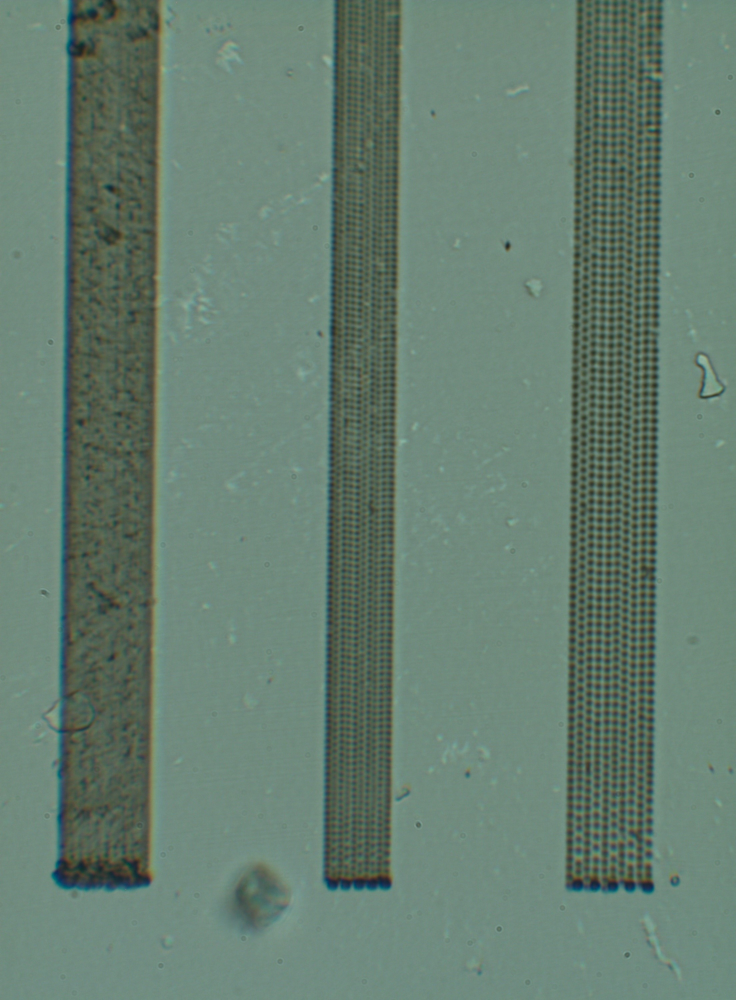
#> input picture Resources/images/Image-13.jpg, 2208 x 3000 px, given in place of test_load.png, which was not available (shown at 1/3 size)
$ jupyter execute --allow-errors Project_3_SMART_ILLUMINATION_PRELIMINAR.ipynb   (text cells are left out)
#> lines starting #> are read from the running program, lines starting #| are printed output that depends on the picture; long printed decimals are rounded; pictures that were not available may be replaced by others from this repository, and a replacement may not be noted
### RPiLedMatrix.py
# RPiLedMatrix Class
# Author: Álvaro Fernández Galiana
# Email: alvaro.fernandezgaliana@gmail.com
#
# Copyright (c) 2024 Álvaro Fernández Galiana
#
# Permission is hereby granted, free of charge, to any person obtaining a copy
# of this software and associated documentation files (the "Software"), to deal
# in the Software without restriction, including without limitation the rights
# to use, copy, modify, merge, publish, distribute, sublicense, and/or sell
# copies of the Software, and to permit persons to whom the Software is
# furnished to do so, subject to the following conditions:
#
# The above copyright notice and this permission notice shall be included in all
# copies or substantial portions of the Software.
#
# THE SOFTWARE IS PROVIDED "AS IS", WITHOUT WARRANTY OF ANY KIND, EXPRESS OR
# IMPLIED, INCLUDING BUT NOT LIMITED TO THE WARRANTIES OF MERCHANTABILITY,
# FITNESS FOR A PARTICULAR PURPOSE AND NONINFRINGEMENT. IN NO EVENT SHALL THE
# AUTHORS OR COPYRIGHT HOLDERS BE LIABLE FOR ANY CLAIM, DAMAGES OR OTHER
# LIABILITY, WHETHER IN AN ACTION OF CONTRACT, TORT OR OTHERWISE, ARISING FROM,
# OUT OF OR IN CONNECTION WITH THE SOFTWARE OR THE USE OR OTHER DEALINGS IN THE
# SOFTWARE.


import time
import spidev
import numpy as np

class RPiLedMatrix:
    """
    A class to control a 16x16 LED matrix using the Unicorn HAT HD on a Raspberry Pi.

    Methods:
        __init__(self, rotation=0)
        set_brightness(self, b)
        set_rotation(self, rot)
        off(self)
        close(self)
        on_all(self)
        on_all_color(self, color)
        set_pixel(self, x, y, color, clear=True)
        show_pixel(self, x, y, color, clear=True, brightness=None)
        set_circle(self, radius, offset_x=0, offset_y=0, color='white', half=None, outside_color=None, clear=True, filled=True)
        show_circle(self, radius, offset_x=0, offset_y=0, color='white', half=None, outside_color=None, clear=True, brightness=None, filled=True)
        set_square(self, side, offset_x=0, offset_y=0, color='white', half=None, outside_color=None, clear=True, filled=True)
        show_square(self, side, offset_x=0, offset_y=0, color='white', half=None, outside_color=None, clear=True, brightness=None, filled=True)
        set_cross(self, thickness, span, color='white', offset_x=0, offset_y=0, clear=True)
        show_cross(self, thickness, span, color='white', offset_x=0, offset_y=0, clear=True, brightness=None)
        set_half(self, half, color, clear=True)
        show_half(self, half, color, clear=True, brightness=None)
        clear(self)
        set_all(self, r, g, b)
        show(self, brightness=None)
        _get_color(self, color)
    """

    def __init__(self, rotation=0):
        """
        Initialize the LED matrix with given rotation.

        Parameters:
            rotation (int): The rotation of the display (0, 90, 180, 270).
        """
        self.__version__ = '0.0.3'

        self._spi = spidev.SpiDev()
        self._spi.open(0, 0)
        self._spi.max_speed_hz = 9000000
        self._SOF = 0x72
        self._DELAY = 1.0 / 120

        self.WIDTH = 16
        self.HEIGHT = 16

        self._rotation = rotation
        self._brightness = 0.5
        self._buf = np.zeros((self.WIDTH, self.HEIGHT, 3), dtype=int)

        # Predefined colors
        self.colors = {
            'white': (255, 255, 255),
            'red': (255, 0, 0),
            'green': (0, 255, 0),
            'blue': (0, 0, 255),
            'black': (0, 0, 0),
            'yellow': (255, 255, 0),
            'cyan': (0, 255, 255),
            'magenta': (255, 0, 255),
            'orange': (255, 165, 0),
            'purple': (128, 0, 128),
            'pink': (255, 192, 203),
            'brown': (165, 42, 42),
            'gray': (128, 128, 128),
            'lime': (0, 255, 0),
            'indigo': (75, 0, 130),
            'violet': (238, 130, 238)
        }


    # [505 lines left out: functions set_brightness, set_rotation, off, close, on_all, on_all_color and 18 more, not called in this run]


# Example usage
# [16 lines that do not run on import are left out]

### Resources/Project_3_SMART_ILLUMINATION_PRELIMINAR.ipynb
[cell 1]
import os
img_folder = "images_preliminary"
if not os.path.exists(img_folder):
    os.makedirs(img_folder)

[cell 2]
from picamera2 import Picamera2, Preview
from RPiLedMatrix import RPiLedMatrix
import time
import matplotlib.pyplot as plt
import numpy as np
from PIL import Image
import cv2

#> (a cell that did not finish here is left out)

#> (a cell that did not finish here is left out)

led_matrix.set_rotation(0)

led_matrix.check_shapes()

# Close the led matrix
led_matrix.off()
led_matrix.close()

#> (a cell that did not finish here is left out)

[cell 6]
# Define the image name to save the captured image
image_name = "test_LQ.png"

# Initialize the Picamera2 object
#> (the rest of this cell did not finish here and is left out)

[cell 7]
image_name = "test_HQ.png"

#> (the rest of this cell did not finish here and is left out)

#> (a cell that did not finish here is left out)

#> (a cell that did not finish here is left out)

[cell 10]
import matplotlib.pyplot as plt

# Plot the image using matplotlib
plt.figure(figsize=(8,8))
#> (the rest of this cell did not finish here and is left out)

#> (a cell that did not finish here is left out)

#> (a cell that did not finish here is left out)

[cell 13]
# Load an image from a path
image_name = 'test_load.png'  # Replace with the correct path to your image file
image = Image.open(os.path.join(img_folder,image_name))
#> image is the input picture: PIL image 2208x3000 RGB; mean R, G, B 102.5, 126.2, 112.5

# Convert the image to a numpy array
image_array = np.array(image)

# Plot the image using matplotlib
plt.figure(figsize=(8,8))
plt.imshow(image_array)
plt.axis('off')  # Hide the axis
plt.title(f"Loaded Image: {image_name}")
plt.show()

[cell 14]
print("Average intensity channel 1:", image_array[:,:,0].mean())
#| Average intensity channel 1: 102.528
print("Average intensity channel 2:", image_array[:,:,1].mean())
#| Average intensity channel 2: 126.162
print("Average intensity channel 3:", image_array[:,:,2].mean())
#| Average intensity channel 3: 112.539

[cell 15]
def convert_to_grayscale(image_array):
    image = Image.fromarray(image_array.astype(np.uint8))
    grayscale_image = image.convert("L")
    return np.array(grayscale_image)


# Plot the image using matplotlib
fig, ax = plt.subplots(1,2, figsize=(12,6))
ax[0].imshow(convert_to_grayscale(image_array), cmap='gray')
ax[0].axis('off')  # Hide the axis
ax[0].set_title("Grayscale Image - PILLOW")


# Plot the image using matplotlib
ax[1].imshow(cv2.cvtColor(cv2.cvtColor(image_array, cv2.COLOR_RGB2BGR), cv2.COLOR_BGR2GRAY), cmap='gray')
ax[1].axis('off')  # Hide the axis
ax[1].set_title("Grayscale Image - CV2")
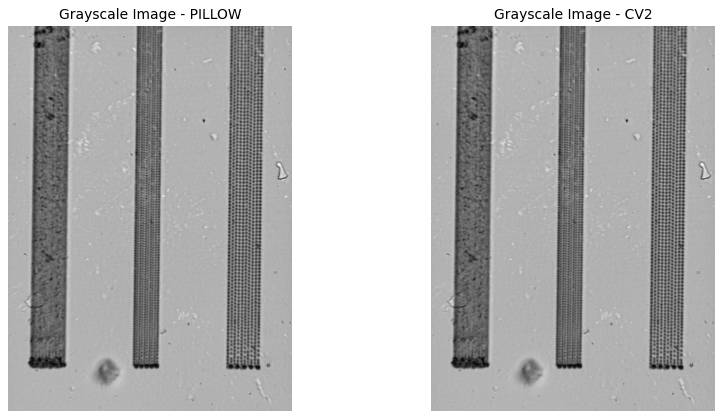
#> figure drawn by matplotlib, 2 panels

#> (a cell that did not finish here is left out)

[cell 17]
import numpy as np
import matplotlib.pyplot as plt
from PIL import Image
import os

# Function to load the image and convert it to grayscale
def load_image(image_path):
#> called with image_path = 'images_examples/tilia_stem.png'
    image = Image.open(image_path).convert('L')
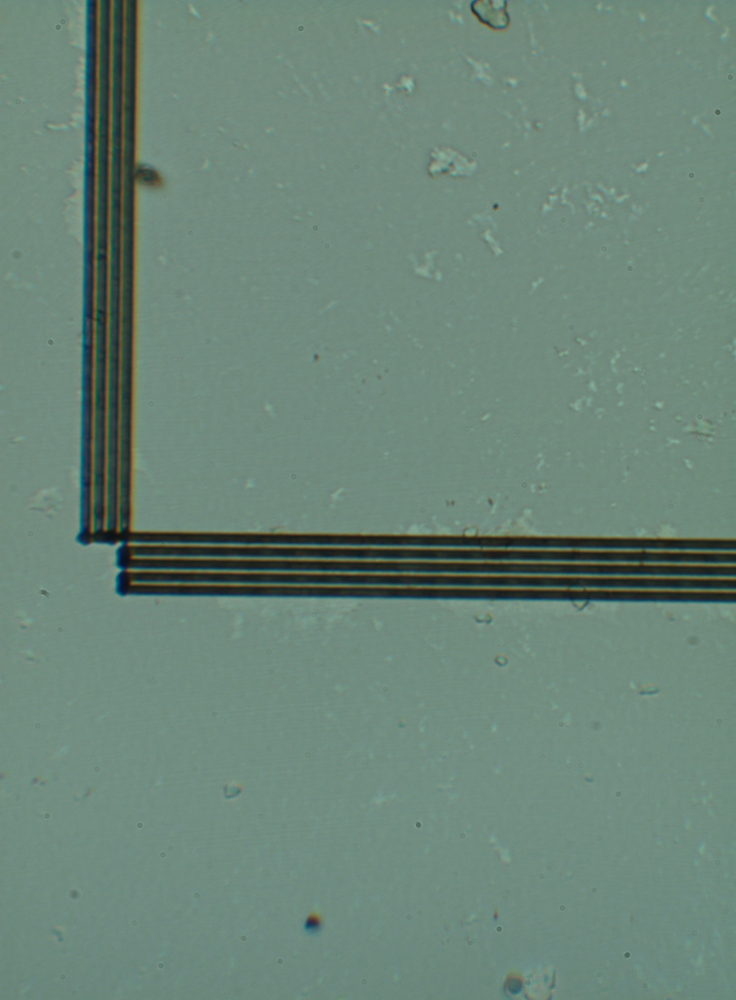
#> input picture Resources/images/Image-14.jpg, 2208 x 3000 px, given in place of tilia_stem.png, which was not available (shown at 1/3 size)
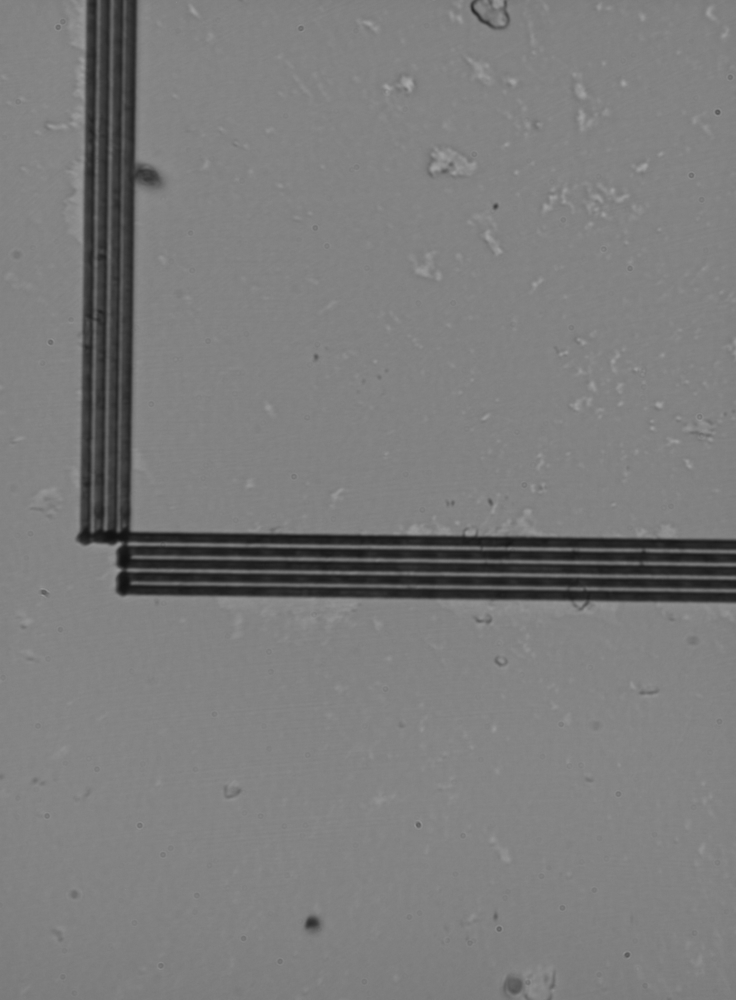
#> image: PIL image 2208x3000 L (shown at 1/3 size); min 15, max 170, mean 123.8
    return np.array(image)

# Function to compute the Fourier Transform of the image
def compute_fourier_transform(image):
    f_transform = np.fft.fft2(image)
    f_shifted = np.fft.fftshift(f_transform)  # Shift the zero frequency component to the center
    magnitude_spectrum = 20 * np.log(np.abs(f_shifted) + 1)  # Compute the magnitude spectrum
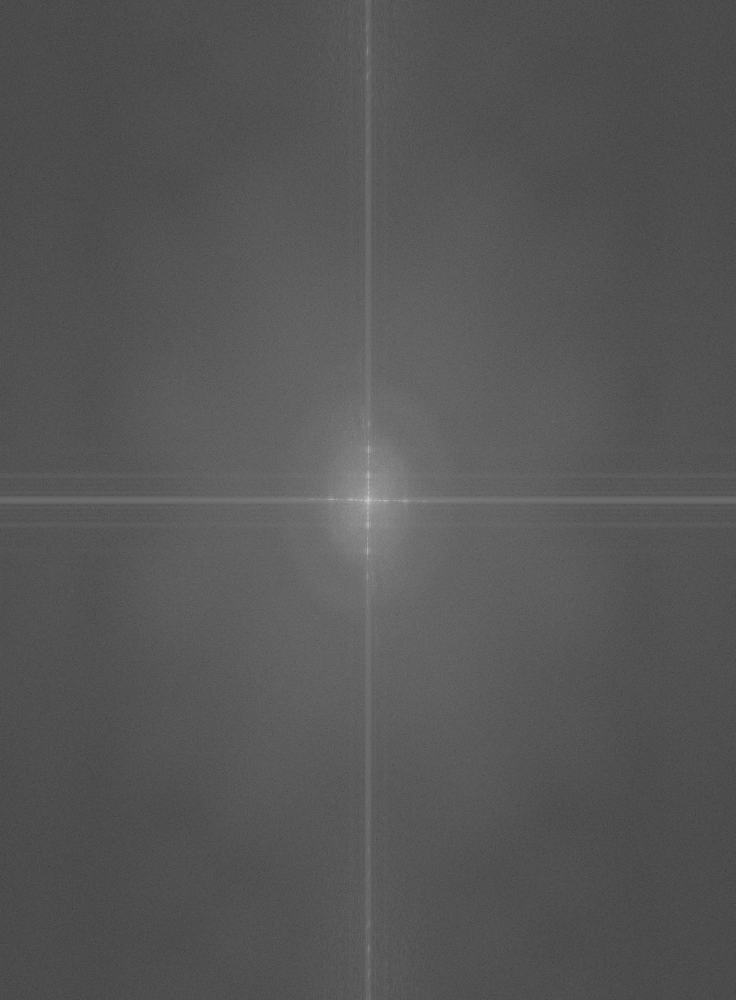
#> magnitude_spectrum: shape (3000, 2208) float64 (shown at 1/3 size); min 7.86, max 410.5, mean 145; drawn with min black and max white
    return f_shifted, magnitude_spectrum

# Function to apply a bandpass filter in the Fourier domain
def apply_bandpass_filter(f_shifted, low_cutoff, high_cutoff):
#> called with f_shifted = array of shape (3000, 2208), low_cutoff = 70, high_cutoff = 500
    rows, cols = f_shifted.shape
#> rows = 3000; cols = 2208
    crow, ccol = rows // 2 , cols // 2  # Center of the image
#> crow = 1500; ccol = 1104

    mask = np.zeros((rows, cols), dtype=np.uint8)
    mask[crow-high_cutoff:crow+high_cutoff, ccol-high_cutoff:ccol+high_cutoff] = 1
    mask[crow-low_cutoff:crow+low_cutoff, ccol-low_cutoff:ccol+low_cutoff] = 0

    f_filtered = f_shifted * mask
    return f_filtered

# Function to plot the original and filtered images along with their Fourier Transforms
def plot_images(original, original_ft, filtered, filtered_ft):
    fig, ax = plt.subplots(2, 2, figsize=(12, 12))

    # Plot original image
    ax[0, 0].imshow(original, cmap='gray')
    ax[0, 0].set_title('Original Image')
    ax[0, 0].axis('off')

    # Plot Fourier Transform of original image
    ax[0, 1].imshow(original_ft, cmap='gray')
    ax[0, 1].set_title('Fourier Transform of Original')
    # Center the axis
    rows, cols = original_ft.shape
    ax[0, 1].set_xticks(np.arange(0, cols, cols//4))
    ax[0, 1].set_yticks(np.arange(0, rows, rows//4))
    ax[0, 1].set_xticklabels(np.arange(-cols//2, cols//2, cols//4))
    ax[0, 1].set_yticklabels(np.arange(-rows//2, rows//2, rows//4))

    # Plot filtered image
    ax[1, 0].imshow(filtered, cmap='gray')
    ax[1, 0].set_title('Filtered Image')
    ax[1, 0].axis('off')

    # Plot Fourier Transform of filtered image
    ax[1, 1].imshow(filtered_ft, cmap='gray')
    ax[1, 1].set_title('Fourier Transform of Filtered')
    # Center the axis
    ax[1, 1].set_xticks(np.arange(0, cols, cols//4))
    ax[1, 1].set_yticks(np.arange(0, rows, rows//4))
    ax[1, 1].set_xticklabels(np.arange(-cols//2, cols//2, cols//4))
    ax[1, 1].set_yticklabels(np.arange(-rows//2, rows//2, rows//4))

    plt.show()

image_name = 'tilia_stem.png'
image_path = os.path.join('images_examples',image_name)
low_cutoff = 70  # Example low cutoff frequency
high_cutoff = 500  # Example high cutoff frequency

original_image = load_image(image_path)
f_shifted, original_ft = compute_fourier_transform(original_image)

f_filtered = apply_bandpass_filter(f_shifted, low_cutoff, high_cutoff)
filtered_image = np.fft.ifft2(np.fft.ifftshift(f_filtered)).real
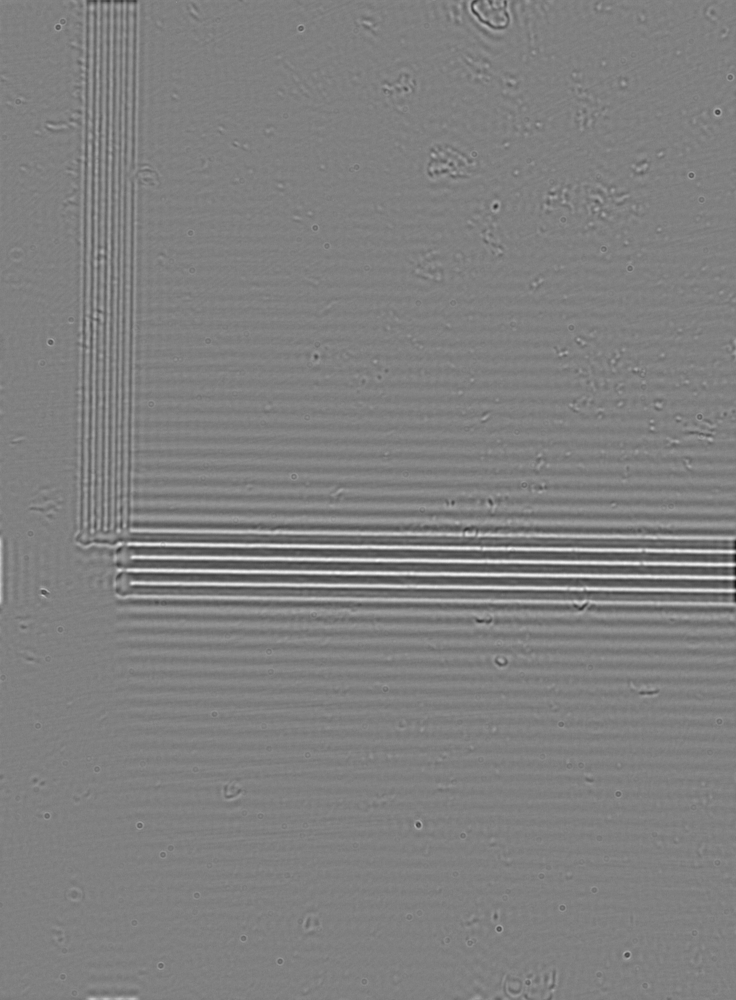
#> filtered_image: shape (3000, 2208) float64 (shown at 1/3 size); min -58.16, max 57.39, mean 0; drawn with min black and max white
filtered_ft = 20 * np.log(np.abs(f_filtered) + 1)  # Compute magnitude spectrum of filtered FT
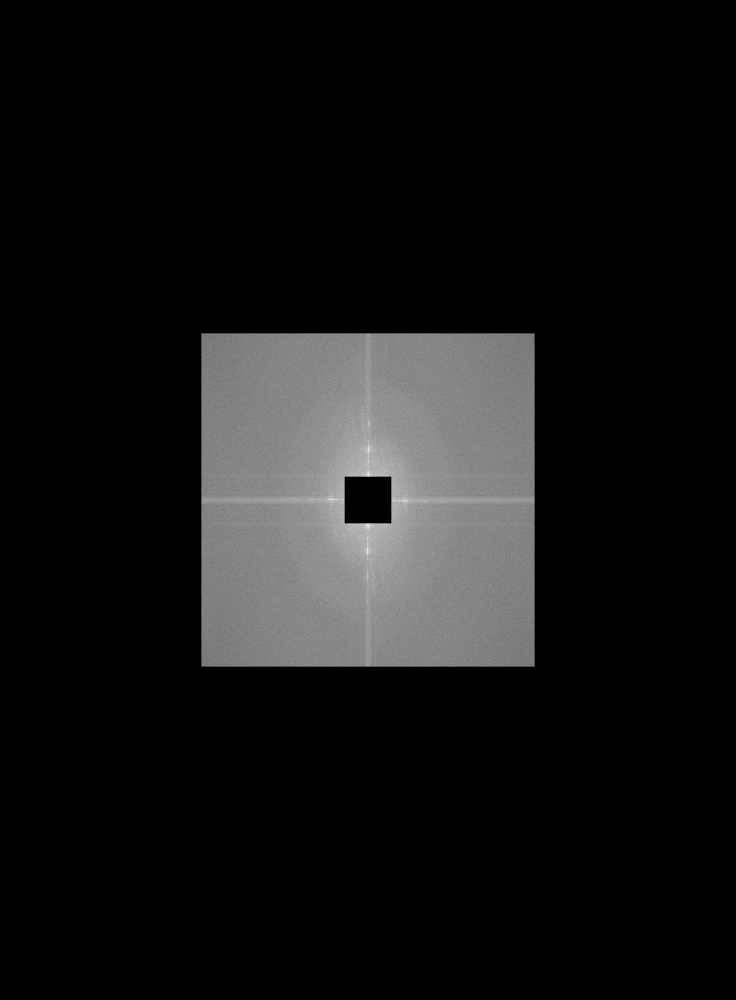
#> filtered_ft: shape (3000, 2208) float64 (shown at 1/3 size); min 0, max 312.8, mean 25.2; drawn with min black and max white

plot_images(original_image, original_ft, filtered_image, filtered_ft)
